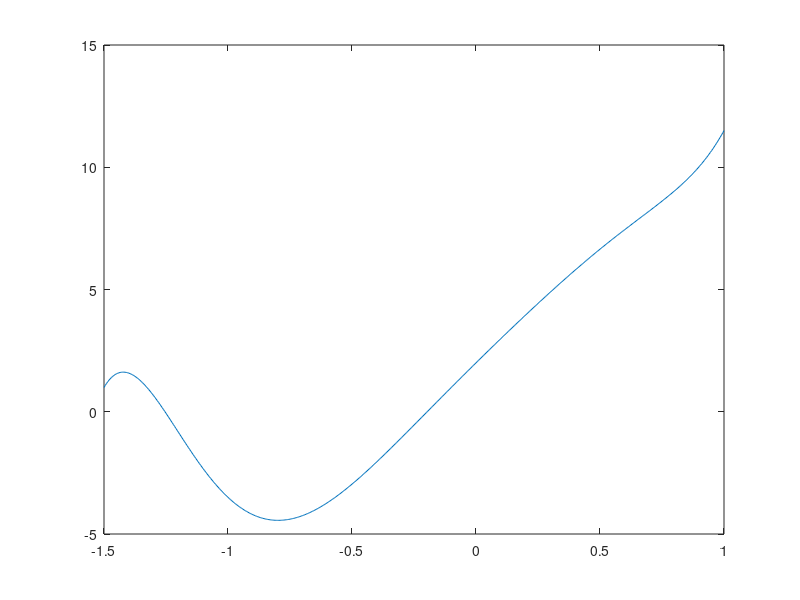

The MATLAB source for this figure:
clc; clear; close all; pause(0.5)

p = [3 2 -5 1 -0.5 -1 10 2] ;
x = -1.5:0.005:1 ;
y = polyval(p,x) ;
plot(x,y)
% plot(x,polyval(p,x))